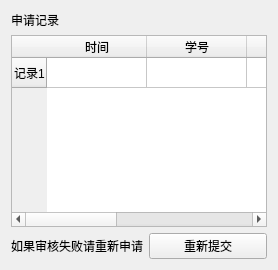
            <widget class="QWidget" name="tab_17">
             <attribute name="title">
              <string>申请记录</string>
             </attribute>
             <layout class="QHBoxLayout" name="horizontalLayout_12">
              <item>
               <layout class="QVBoxLayout" name="verticalLayout_22">
                <item>
                 <layout class="QVBoxLayout" name="verticalLayout_23">
                  <item>
                   <widget class="QLabel" name="label_72">
                    <property name="text">
                     <string>申请记录</string>
                    </property>
                   </widget>
                  </item>
                 </layout>
                </item>
                <item>
                 <widget class="QTableWidget" name="tableWidget_5">
                  <row>
                   <property name="text">
                    <string>记录1</string>
                   </property>
                  </row>
                  <column>
                   <property name="text">
                    <string>时间</string>
                   </property>
                  </column>
                  <column>
                   <property name="text">
                    <string>学号</string>
                   </property>
                  </column>
                  <column>
                   <property name="text">
                    <string>申请人姓名</string>
                   </property>
                  </column>
                  <column>
                   <property name="text">
                    <string>申请工作</string>
                   </property>
                  </column>
                  <column>
                   <property name="text">
                    <string>审核情况</string>
                   </property>
                  </column>
                 </widget>
                </item>
                <item>
                 <layout class="QHBoxLayout" name="horizontalLayout_76">
                  <item>
                   <widget class="QLabel" name="label_73">
                    <property name="text">
                     <string>如果审核失败请重新申请</string>
                    </property>
                   </widget>
                  </item>
                  <item>
                   <widget class="QPushButton" name="pushButton_10">
                    <property name="text">
                     <string>重新提交</string>
                    </property>
                   </widget>
                  </item>
                 </layout>
                </item>
               </layout>
              </item>
             </layout>
            </widget>
